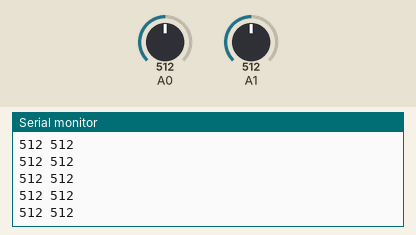
This sketch was run on a simulated Arduino Uno, built with avr-gcc and run on an emulated ATmega328P. On the bench: the last lines printed to the serial monitor. The inputs (shaded band) are chosen by the test bench; at power-on: A0 = 512, A1 = 512.

Above: at 1.2 s.
1.3 s: A0 set to 987
At 2.1 s:
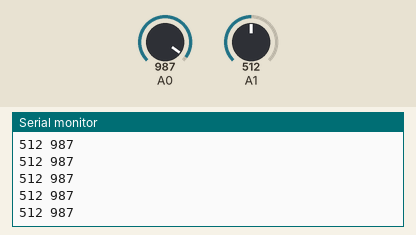
2.8 s: A0 set to 1014
At 3.5 s:
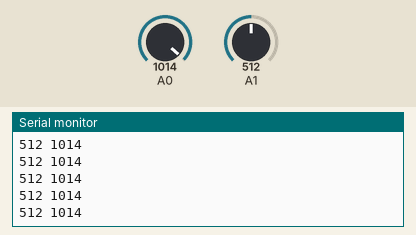
4.3 s: A0 set to 11
At 5.3 s:
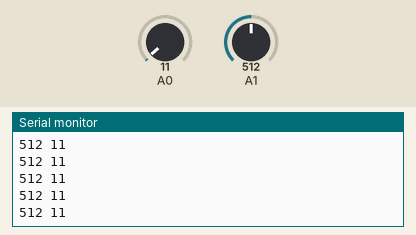
5.8 s: A0 set to 8
At 6.4 s:
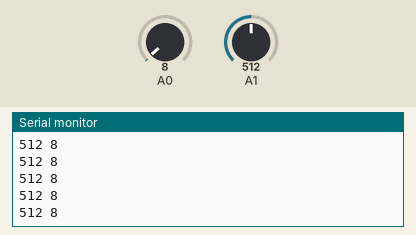
7.3 s: A1 set to 985
At 8.3 s:
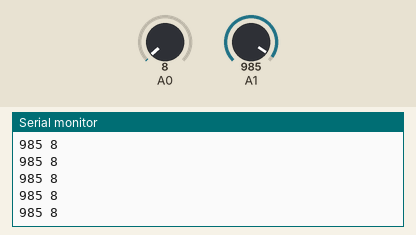
8.8 s: A1 set to 1016
At 9.4 s:
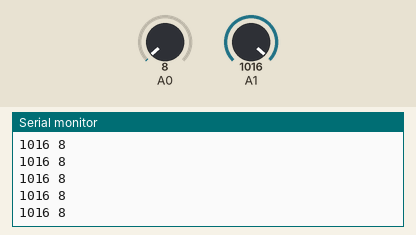
Timing chart, 0 to 11.8 s (numbered marks = the images above; inputs shaded):
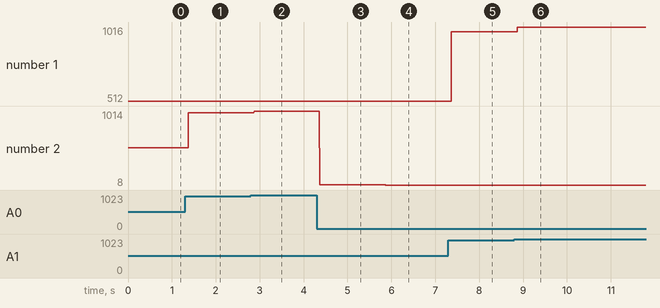

The sketch:

ADC_interrpt.ino
```cpp
void adc_init()
{
    // AREF = AVcc
    ADMUX = (1<<REFS0);

    // ADC Enable and prescaler of 128
    // 16000000/128 = 125000
    ADCSRA = (1<<ADEN)|(1<<ADPS2)|(1<<ADPS1)|(1<<ADPS0);
}


int adc_read(int ch)
{
  // select the corresponding channel 0~7
  // ANDing with ’7′ will always keep the value
  // of ‘ch’ between 0 and 7
    // ch &= 0b00000111;  // AND operation with 7
  ADMUX = (ADMUX & 0xF8)|ch; // clears the bottom 3 bits before ORing
 //ADMUX=ch;
  // start single convertion
  // write ’1′ to ADSC
  ADCSRA |= (1<<ADSC);

  // wait for conversion to complete
  // ADSC becomes ’0′ again
  // till then, run loop continuously
  while(ADCSRA & (1<<ADSC));

  return (ADC);
}


void setup(){
  Serial.begin(9600);
  adc_init();
  }


  void loop(){
    //int x=adc_read(0);
   // Serial.print(analogRead(A0));
    //Serial.print(" ");
   // Serial.print(analogRead(A1));
   // Serial.println();
   // delay(300);
    int y=adc_read(0);
    int x=adc_read(1);
   Serial.print(x);Serial.print(" ");Serial.print(y);Serial.println();


    }
```

Measured:
- after the input at 1.3 s, the serial monitor: prints a new line after 0.08 s (image 1)
- after the input at 2.8 s, the serial monitor: prints a new line after 0.07 s (image 2)
- after the input at 4.3 s, the serial monitor: prints a new line after 0.07 s (image 3)
- after the input at 5.8 s, the serial monitor: prints a new line after 0.07 s (image 4)
- after the input at 7.3 s, the serial monitor: prints a new line after 0.07 s (image 5)
- after the input at 8.8 s, the serial monitor: prints a new line after 0.07 s (image 6)
- plotted number 1: 512 → 985 after the input at 7.3 s, 985 → 1016 after the input at 8.8 s
- plotted number 2: 512 → 987 after the input at 1.3 s, 987 → 1014 after the input at 2.8 s, 1014 → 11 after the input at 4.3 s, 11 → 8 after the input at 5.8 s
